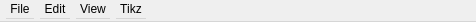
<?xml version="1.0" encoding="UTF-8"?>
<ui version="4.0">
  <class>MainMenu</class>
  <widget class="QMenuBar" name="MainMenu">
   <property name="geometry">
    <rect>
     <x>0</x>
     <y>0</y>
     <width>476</width>
     <height>22</height>
    </rect>
   </property>
   <widget class="QMenu" name="menuFile">
    <property name="title">
     <string>File</string>
    </property>
    <addaction name="actionNew"/>
    <addaction name="actionOpen"/>
    <addaction name="separator"/>
    <addaction name="actionClose"/>
    <addaction name="actionSave"/>
    <addaction name="actionSave_As"/>
   </widget>
   <widget class="QMenu" name="menuEdit">
    <property name="title">
     <string>Edit</string>
    </property>
    <addaction name="actionUndo"/>
    <addaction name="actionRedo"/>
    <addaction name="separator"/>
    <addaction name="actionCut"/>
    <addaction name="actionCopy"/>
    <addaction name="actionPase"/>
    <addaction name="actionDelete"/>
    <addaction name="separator"/>
    <addaction name="actionSelect_All"/>
    <addaction name="actionDeselect_All"/>
   </widget>
   <widget class="QMenu" name="menuTikz">
    <property name="title">
     <string>Tikz</string>
    </property>
    <addaction name="actionParse"/>
   </widget>
   <widget class="QMenu" name="menuView">
    <property name="title">
     <string>View</string>
    </property>
    <addaction name="actionZoom_In"/>
    <addaction name="actionZoom_Out"/>
   </widget>
   <addaction name="menuFile"/>
   <addaction name="menuEdit"/>
   <addaction name="menuView"/>
   <addaction name="menuTikz"/>
  <action name="actionNew">
   <property name="text">
    <string>New...</string>
   </property>
  </action>
  <action name="actionOpen">
   <property name="text">
    <string>Open...</string>
   </property>
  </action>
  <action name="actionClose">
   <property name="text">
    <string>Close</string>
   </property>
  </action>
  <action name="actionSave">
   <property name="text">
    <string>Save</string>
   </property>
  </action>
  <action name="actionSave_As">
   <property name="text">
    <string>Save As...</string>
   </property>
  </action>
  <action name="actionUndo">
   <property name="text">
    <string>Undo</string>
   </property>
  </action>
  <action name="actionRedo">
   <property name="text">
    <string>Redo</string>
   </property>
  </action>
  <action name="actionCut">
   <property name="text">
    <string>Cut</string>
   </property>
  </action>
  <action name="actionCopy">
   <property name="text">
    <string>Copy</string>
   </property>
  </action>
  <action name="actionPase">
   <property name="text">
    <string>Paste</string>
   </property>
  </action>
  <action name="actionDelete">
   <property name="text">
    <string>Delete</string>
   </property>
  </action>
  <action name="actionSelect_All">
   <property name="text">
    <string>Select All</string>
   </property>
  </action>
  <action name="actionDeselect_All">
   <property name="text">
    <string>Deselect All</string>
   </property>
  </action>
  <action name="actionParse">
   <property name="text">
    <string>Parse</string>
   </property>
   <property name="shortcut">
    <string>Ctrl+T</string>
   </property>
  </action>
  <action name="actionZoom_In">
   <property name="text">
    <string>Zoom In</string>
   </property>
   <property name="shortcut">
    <string>Ctrl+=</string>
   </property>
  </action>
  <action name="actionZoom_Out">
   <property name="text">
    <string>Zoom Out</string>
   </property>
   <property name="shortcut">
    <string>Ctrl+-</string>
   </property>
  </action>
</widget>
</ui>
